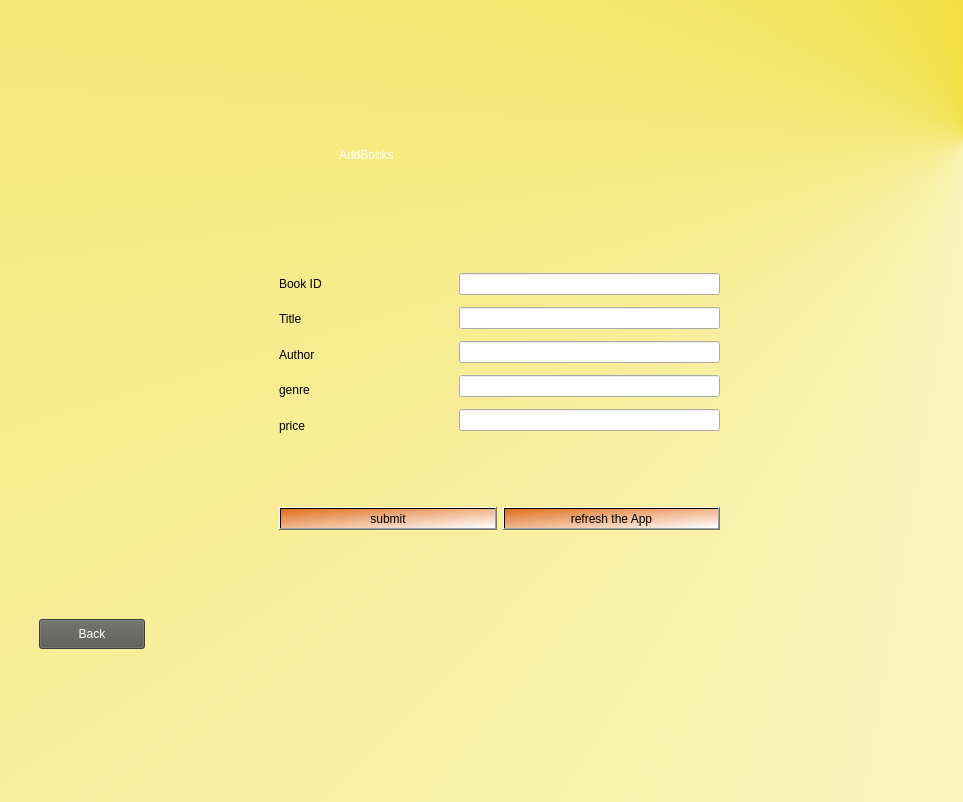
<?xml version="1.0" encoding="UTF-8"?>
<ui version="4.0">
 <class>Dialog</class>
 <widget class="QDialog" name="Dialog">
  <property name="geometry">
   <rect>
    <x>0</x>
    <y>0</y>
    <width>963</width>
    <height>802</height>
   </rect>
  </property>
  <property name="windowTitle">
   <string>Dialog</string>
  </property>
  <widget class="QWidget" name="bgWidget" native="true">
   <property name="geometry">
    <rect>
     <x>-1</x>
     <y>-1</y>
     <width>971</width>
     <height>821</height>
    </rect>
   </property>
   <property name="styleSheet">
    <string notr="true">QWidget#bgWidget{
background-color:qconicalgradient(cx:1, cy:0.170455, angle:0, stop:0 rgba(237, 212, 0, 255), stop:1 rgba(255, 255, 255, 255))}</string>
   </property>
   <widget class="QLabel" name="label">
    <property name="geometry">
     <rect>
      <x>340</x>
      <y>120</y>
      <width>271</width>
      <height>71</height>
     </rect>
    </property>
    <property name="styleSheet">
     <string notr="true">font: 32pt &quot;Ubuntu&quot;;color:rgb(255, 255, 255)</string>
    </property>
    <property name="text">
     <string>AddBooks</string>
    </property>
   </widget>
   <widget class="QWidget" name="verticalLayoutWidget">
    <property name="geometry">
     <rect>
      <x>280</x>
      <y>270</y>
      <width>160</width>
      <height>171</height>
     </rect>
    </property>
    <layout class="QVBoxLayout" name="verticalLayout">
     <item>
      <widget class="QLabel" name="book_id_label">
       <property name="text">
        <string>Book ID</string>
       </property>
      </widget>
     </item>
     <item>
      <widget class="QLabel" name="book_title_label">
       <property name="text">
        <string>Title</string>
       </property>
      </widget>
     </item>
     <item>
      <widget class="QLabel" name="book_author_label">
       <property name="text">
        <string>Author</string>
       </property>
      </widget>
     </item>
     <item>
      <widget class="QLabel" name="book_genre_label">
       <property name="text">
        <string>genre</string>
       </property>
      </widget>
     </item>
     <item>
      <widget class="QLabel" name="book_price_label">
       <property name="text">
        <string>price</string>
       </property>
      </widget>
     </item>
    </layout>
   </widget>
   <widget class="QWidget" name="verticalLayoutWidget_2">
    <property name="geometry">
     <rect>
      <x>460</x>
      <y>268</y>
      <width>261</width>
      <height>175</height>
     </rect>
    </property>
    <layout class="QVBoxLayout" name="verticalLayout_2">
     <item>
      <widget class="QLineEdit" name="id_edit">
       <property name="styleSheet">
        <string notr="true">background-color:gba(0,0,0,0);</string>
       </property>
      </widget>
     </item>
     <item>
      <widget class="QLineEdit" name="title_edit">
       <property name="styleSheet">
        <string notr="true">background-color:gba(0,0,0,0);</string>
       </property>
      </widget>
     </item>
     <item>
      <widget class="QLineEdit" name="author_edit">
       <property name="styleSheet">
        <string notr="true">background-color:gba(0,0,0,0);
</string>
       </property>
      </widget>
     </item>
     <item>
      <widget class="QLineEdit" name="genre_edit">
       <property name="styleSheet">
        <string notr="true">background-color:gba(0,0,0,0);</string>
       </property>
      </widget>
     </item>
     <item>
      <widget class="QLineEdit" name="price_edit">
       <property name="styleSheet">
        <string notr="true">background-color:gba(0,0,0,0);</string>
       </property>
      </widget>
     </item>
    </layout>
   </widget>
   <widget class="QWidget" name="horizontalLayoutWidget">
    <property name="geometry">
     <rect>
      <x>280</x>
      <y>480</y>
      <width>441</width>
      <height>80</height>
     </rect>
    </property>
    <layout class="QHBoxLayout" name="horizontalLayout">
     <item>
      <widget class="QPushButton" name="submit_button">
       <property name="styleSheet">
        <string notr="true">background-color:qlineargradient(spread:pad, x1:0, y1:0, x2:1, y2:1, stop:0 rgba(224, 110, 28, 255), stop:1 rgba(255, 255, 255, 255));</string>
       </property>
       <property name="text">
        <string>submit</string>
       </property>
      </widget>
     </item>
     <item>
      <widget class="QPushButton" name="refresh_button">
       <property name="styleSheet">
        <string notr="true">background-color:qlineargradient(spread:pad, x1:0, y1:0, x2:1, y2:1, stop:0 rgba(224, 110, 28, 255), stop:1 rgba(255, 255, 255, 255));</string>
       </property>
       <property name="text">
        <string>refresh the App</string>
       </property>
      </widget>
     </item>
    </layout>
   </widget>
   <widget class="QPushButton" name="back_button">
    <property name="geometry">
     <rect>
      <x>40</x>
      <y>620</y>
      <width>106</width>
      <height>30</height>
     </rect>
    </property>
    <property name="styleSheet">
     <string notr="true">background-color:rgb(85, 87, 83);
color:rgb(255, 255, 255)</string>
    </property>
    <property name="text">
     <string>Back</string>
    </property>
   </widget>
  </widget>
 </widget>
 <resources/>
 <connections/>
</ui>
